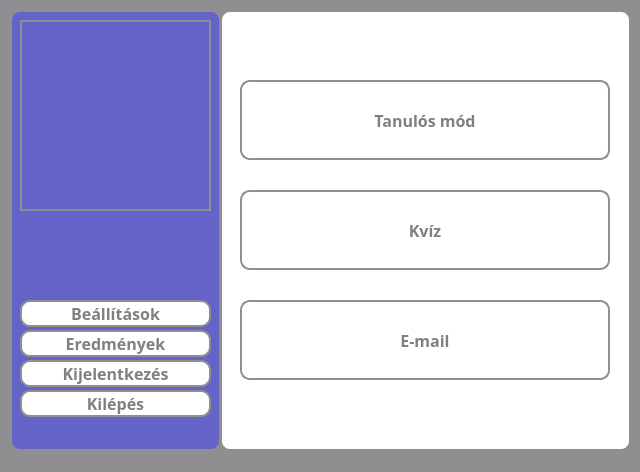
<?xml version="1.0" encoding="UTF-8"?>
<ui version="4.0">
 <class>MainWindow</class>
 <widget class="QMainWindow" name="MainWindow">
  <property name="geometry">
   <rect>
    <x>0</x>
    <y>0</y>
    <width>640</width>
    <height>472</height>
   </rect>
  </property>
  <property name="windowTitle">
   <string>MainWindow</string>
  </property>
  <property name="styleSheet">
   <string notr="true">* {
	background-color: #8f8f91;
}</string>
  </property>
  <widget class="QWidget" name="centralwidget">
   <widget class="QWidget" name="widget" native="true">
    <property name="geometry">
     <rect>
      <x>220</x>
      <y>10</y>
      <width>411</width>
      <height>441</height>
     </rect>
    </property>
    <property name="styleSheet">
     <string notr="true">* {
	background-color: white;
    border: 2px solid #8f8f91;
    border-radius: 10px;
    color: white;
    font-size: 16px;
    font-weight: bold;
}</string>
    </property>
    <widget class="QPushButton" name="learningGameButton">
     <property name="geometry">
      <rect>
       <x>20</x>
       <y>70</y>
       <width>370</width>
       <height>80</height>
      </rect>
     </property>
     <property name="font">
      <font>
       <family>Corbel</family>
       <pointsize>-1</pointsize>
       <bold>true</bold>
      </font>
     </property>
     <property name="styleSheet">
      <string notr="true">* {
	background-color: white;
	color: grey;
}

*:hover {
	background-color: rgb(120, 120, 220);
	color: white;
}</string>
     </property>
     <property name="text">
      <string>Tanulós mód</string>
     </property>
    </widget>
    <widget class="QPushButton" name="quizGameButton">
     <property name="geometry">
      <rect>
       <x>20</x>
       <y>180</y>
       <width>370</width>
       <height>80</height>
      </rect>
     </property>
     <property name="font">
      <font>
       <family>Corbel</family>
       <pointsize>-1</pointsize>
       <bold>true</bold>
      </font>
     </property>
     <property name="styleSheet">
      <string notr="true">* {
	background-color: white;
	color: grey;
}

*:hover {
	background-color: rgb(120, 120, 220);
	color: white;
}</string>
     </property>
     <property name="text">
      <string>Kvíz</string>
     </property>
    </widget>
    <widget class="QPushButton" name="emailGameButton">
     <property name="geometry">
      <rect>
       <x>20</x>
       <y>290</y>
       <width>370</width>
       <height>80</height>
      </rect>
     </property>
     <property name="font">
      <font>
       <family>Corbel</family>
       <pointsize>-1</pointsize>
       <bold>true</bold>
      </font>
     </property>
     <property name="styleSheet">
      <string notr="true">* {
	background-color: white;
	color: grey;
}

*:hover {
	background-color: rgb(120, 120, 220);
	color: white;
}</string>
     </property>
     <property name="text">
      <string>E-mail</string>
     </property>
    </widget>
   </widget>
   <widget class="QWidget" name="widget_2" native="true">
    <property name="geometry">
     <rect>
      <x>10</x>
      <y>10</y>
      <width>211</width>
      <height>441</height>
     </rect>
    </property>
    <property name="styleSheet">
     <string notr="true">* {
	background-color: rgb(100, 100, 200);
	border: 2px solid #8f8f91;
	border-radius: 10px;
	color: white;
	font-size: 16px;
	font-weight: bold;
}</string>
    </property>
    <widget class="QFrame" name="profilePicture">
     <property name="geometry">
      <rect>
       <x>10</x>
       <y>10</y>
       <width>191</width>
       <height>191</height>
      </rect>
     </property>
     <property name="styleSheet">
      <string notr="true">border-radius: 0px;</string>
     </property>
     <property name="frameShape">
      <enum>QFrame::StyledPanel</enum>
     </property>
     <property name="frameShadow">
      <enum>QFrame::Raised</enum>
     </property>
    </widget>
    <widget class="QPushButton" name="resultsButton">
     <property name="geometry">
      <rect>
       <x>10</x>
       <y>320</y>
       <width>191</width>
       <height>27</height>
      </rect>
     </property>
     <property name="font">
      <font>
       <family>Corbel</family>
       <pointsize>-1</pointsize>
       <bold>true</bold>
      </font>
     </property>
     <property name="styleSheet">
      <string notr="true">* {
	background-color: white;
	color: grey;
}

*:hover {
	background-color: rgb(120, 120, 220);
	color: white;
}</string>
     </property>
     <property name="text">
      <string>Eredmények</string>
     </property>
    </widget>
    <widget class="QPushButton" name="settingsButton">
     <property name="geometry">
      <rect>
       <x>10</x>
       <y>290</y>
       <width>191</width>
       <height>27</height>
      </rect>
     </property>
     <property name="font">
      <font>
       <family>Corbel</family>
       <pointsize>-1</pointsize>
       <bold>true</bold>
      </font>
     </property>
     <property name="styleSheet">
      <string notr="true">* {
	background-color: white;
	color: grey;
}

*:hover {
	background-color: rgb(120, 120, 220);
	color: white;
}</string>
     </property>
     <property name="text">
      <string>Beállítások</string>
     </property>
    </widget>
    <widget class="QPushButton" name="logOutButton">
     <property name="geometry">
      <rect>
       <x>10</x>
       <y>350</y>
       <width>191</width>
       <height>27</height>
      </rect>
     </property>
     <property name="font">
      <font>
       <family>Corbel</family>
       <pointsize>-1</pointsize>
       <bold>true</bold>
      </font>
     </property>
     <property name="styleSheet">
      <string notr="true">* {
	background-color: white;
	color: grey;
}

*:hover {
	background-color: rgb(120, 120, 220);
	color: white;
}</string>
     </property>
     <property name="text">
      <string>Kijelentkezés</string>
     </property>
    </widget>
    <widget class="QPushButton" name="exitButton">
     <property name="geometry">
      <rect>
       <x>10</x>
       <y>380</y>
       <width>191</width>
       <height>27</height>
      </rect>
     </property>
     <property name="font">
      <font>
       <family>Corbel</family>
       <pointsize>-1</pointsize>
       <bold>true</bold>
      </font>
     </property>
     <property name="styleSheet">
      <string notr="true">* {
	background-color: white;
	color: grey;
}

*:hover {
	background-color: rgb(120, 120, 220);
	color: white;
}</string>
     </property>
     <property name="text">
      <string>Kilépés</string>
     </property>
    </widget>
    <widget class="QLabel" name="usernameLabel">
     <property name="geometry">
      <rect>
       <x>10</x>
       <y>210</y>
       <width>191</width>
       <height>61</height>
      </rect>
     </property>
     <property name="styleSheet">
      <string notr="true">border-style: none; color: white;</string>
     </property>
     <property name="wordWrap">
      <bool>true</bool>
     </property>
     <property name="alignment">
      <set>Qt::AlignCenter</set>
     </property>
     <property name="wordWrap">
      <bool>true</bool>
     </property>
    </widget>
   </widget>
  </widget>
  <widget class="QStatusBar" name="statusbar"/>
 </widget>
 <resources/>
 <connections/>
</ui>
